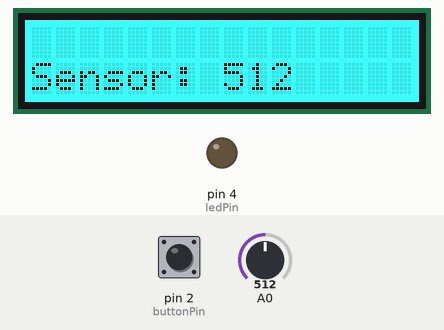
The sketch below on a simulated Arduino Uno, built with avr-gcc and run on an emulated ATmega328P. Shown: 16×2 character LCD, output pins drawn as LEDs (lit = HIGH). The test bench sets the inputs (shaded band); at power-on: pin 2 (buttonPin) LOW, A0 = 512. What the sketch prints to the serial monitor is not drawn.

Above: at 1.2 s.
1.3 s: pin 2 (buttonPin) pulled HIGH for 0.25 s
At 1.8 s:
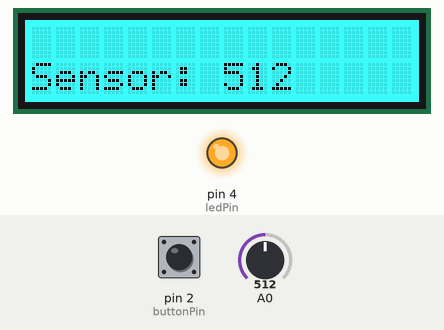
3.0 s: pin 2 (buttonPin) pulled HIGH for 1 s
At 3.4 s:
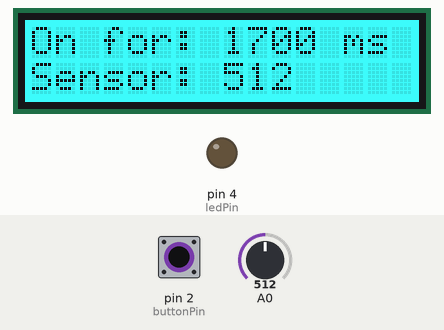
5.5 s: A0 set to 105
At 6.2 s:
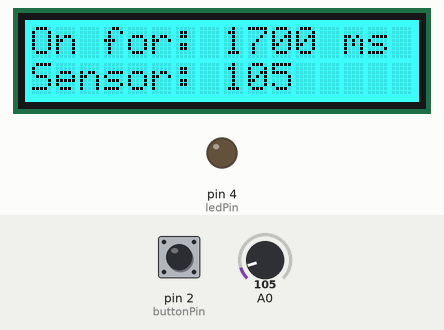
7.1 s: A0 set to 92
At 8.2 s:
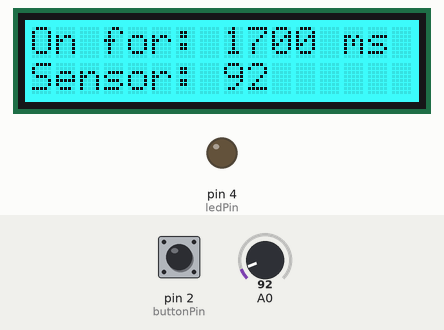
8.6 s: A0 set to 122
At 9.3 s:
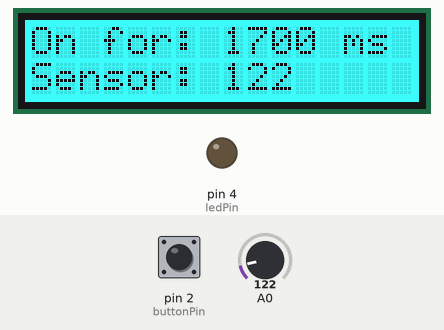
10.2 s: pin 2 (buttonPin) pulled HIGH for 0.25 s
At 11.0 s:
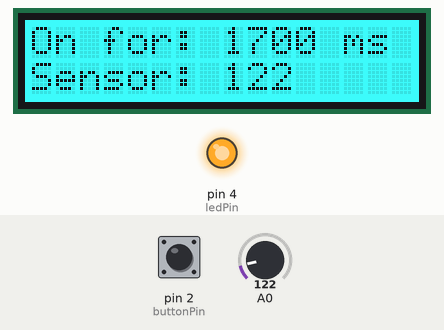
Timing chart, 0 to 12.9 s (numbered marks = the images above; inputs shaded):
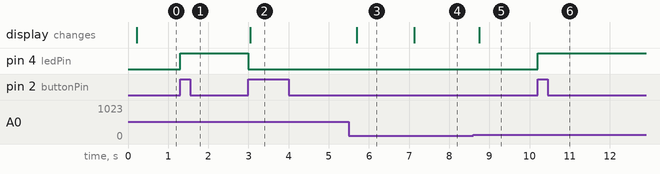

The sketch:

Blink_W_Interrupts.ino
```cpp
#include <rgb_lcd.h>

// Libraries used to control the LCD Display
#include <Wire.h>

// Instantiating a "LCD" object
rgb_lcd lcd;

const unsigned char ledPin = 4; // led pin
const unsigned char buttonPin = 2; // button pin
bool wasButtonPreviouslyPressed; // keep status of button at previous cycle
bool isLEDOn; // keeps status of LED light
const long debounceInterval = 200;
long pressedTime; // keeps when is the last time button has been pressed
long sensorReadTime; // keeps when is the last time sensor has been read
const long clearLCDInterval = 1000; // interval before LCD screen clears itself
const long sensorReadingInterval = 200;
long timeSinceLastPressToPrint = 0;

void toggleLed()
{
  long currentTime = millis();
  long timeSinceLastPress = currentTime - pressedTime;

  if (timeSinceLastPress > debounceInterval)
  {
    //if LED is currently on, it is going to be turned off
    //I will send how long it has been on for
    if (isLEDOn)
    {
      timeSinceLastPressToPrint = timeSinceLastPress;
    }

    isLEDOn = !isLEDOn; //toggle light
    pressedTime = currentTime;
  }

  digitalWrite(ledPin, isLEDOn);
  return;
}

// the setup function runs once when you press reset or power the board
void setup() {
  // put your setup code here, to run once:
  Serial.begin( 9600 );  // (9600 is the baudrate).

  // initialize digital pin 4 as an output.
  pinMode(ledPin, OUTPUT);
  // initialize digital pin 2 as an input.
  pinMode(buttonPin, INPUT);
  // initialise button status
  wasButtonPreviouslyPressed = digitalRead(buttonPin);
  pressedTime = millis();
  sensorReadTime = pressedTime;

  // Initialize the lcd, 2 rows of 16 chars
  lcd.begin(16, 2);
  // Set the background LED color
  lcd.setRGB(0, 255, 255);
  lcd.clear();

  attachInterrupt( digitalPinToInterrupt( buttonPin ), toggleLed, RISING );
}

// the loop function runs over and over again forever
void loop() {

  //printing the last time it was pressed if non-null
  if (timeSinceLastPressToPrint > 0)
  {
    lcd.setCursor(0, 0);
    lcd.print("On for: ");
    lcd.print(timeSinceLastPressToPrint);
    lcd.print(" ms         "); // spacing is for clearing line
    Serial.println("Light on for:");
    Serial.println(timeSinceLastPressToPrint);
  }

  long currentTime = millis();
  //printing and sending sensor (light) reading every 200ms
  if (currentTime - sensorReadTime > sensorReadingInterval)
  {
    unsigned int lightIntensity = analogRead(0);
    lcd.setCursor(0, 1);
    lcd.print("Sensor: ");
    lcd.print(lightIntensity);
    lcd.print("       "); //spacing is for clearing line
    Serial.println("Light intensity:");
    Serial.println(lightIntensity);
    sensorReadTime = currentTime;
  }
}
```

Measured:
- after the input at 1.3 s, pin 4 (ledPin): LOW → HIGH at once
- after the input at 3.0 s, pin 4 (ledPin): HIGH → LOW at once; the display: changes at once (image 2)
- after the input at 5.5 s, the display: changes after 0.20 s (image 3)
- after the input at 7.1 s, the display: changes at once (image 4)
- after the input at 8.6 s, the display: changes after 0.15 s (image 5)
- after the input at 10.2 s, pin 4 (ledPin): LOW → HIGH at once
